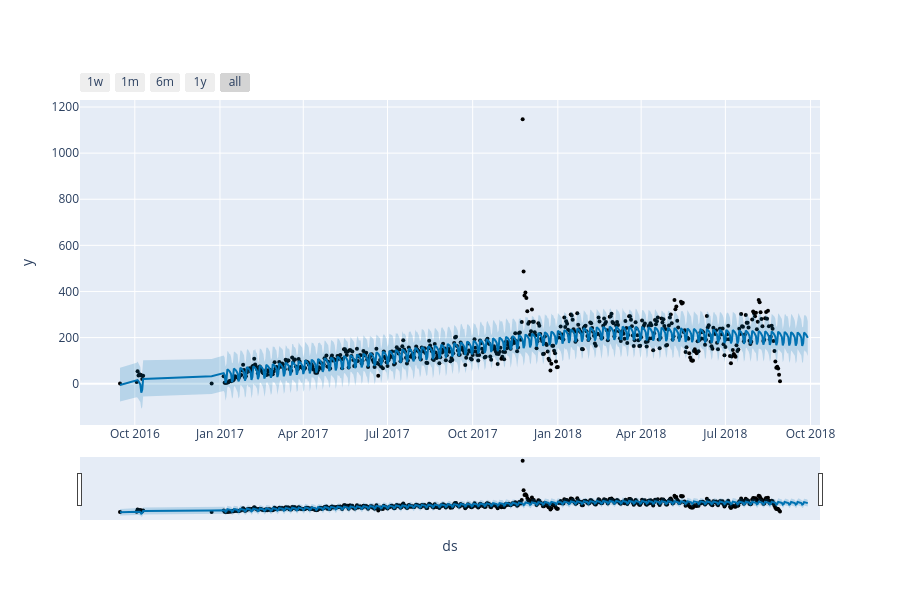

This figure's notebook cell:
### Code cell
from prophet.plot import plot_plotly
fig4 = plot_plotly(model, forecast) # wersja interaktywna prognozy
fig4.show()

### Figure 1 — Plotly figure (JSON) as saved in the notebook; plotly's stock layout.template omitted (floating-point values rounded to 4 significant figures; data arrays with more than 128 entries replaced by an {"elided": "..."} marker saying what was removed)
{"data": [{"marker": {"color": "black", "size": 4}, "mode": "markers", "name": "Actual", "type": "scatter", "x": {"elided": "612 str values"}, "y": {"elided": "612 int values"}}, {"hoverinfo": "skip", "line": {"width": 0}, "mode": "lines", "type": "scatter", "x": {"elided": "642 str values"}, "y": {"elided": "642 float values"}}, {"fill": "tonexty", "fillcolor": "rgba(0, 114, 178, 0.2)", "line": {"color": "#0072B2", "width": 2}, "mode": "lines", "name": "Predicted", "type": "scatter", "x": {"elided": "642 str values"}, "y": {"elided": "642 float values"}}, {"fill": "tonexty", "fillcolor": "rgba(0, 114, 178, 0.2)", "hoverinfo": "skip", "line": {"width": 0}, "mode": "lines", "type": "scatter", "x": {"elided": "642 str values"}, "y": {"elided": "642 float values"}}], "layout": {"height": 600, "showlegend": false, "width": 900, "xaxis": {"rangeselector": {"buttons": [{"count": 7, "label": "1w", "step": "day", "stepmode": "backward"}, {"count": 1, "label": "1m", "step": "month", "stepmode": "backward"}, {"count": 6, "label": "6m", "step": "month", "stepmode": "backward"}, {"count": 1, "label": "1y", "step": "year", "stepmode": "backward"}, {"step": "all"}]}, "rangeslider": {"visible": true}, "title": {"text": "ds"}, "type": "date"}, "yaxis": {"title": {"text": "y"}}}}
